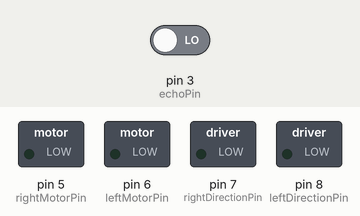
Bench run of a sketch on a simulated Arduino Uno, built with avr-gcc and run on an emulated ATmega328P. Shown: switched loads named in the sketch (green lamp = pin HIGH). Inputs (shaded band) come from the test bench; at power-on: pin 3 (echoPin) LOW. Pins used as bus, display or sensor lines are not drawn; what the sketch prints to the serial monitor is not drawn.

Above: at 0.1 s.
At 1.1 s:
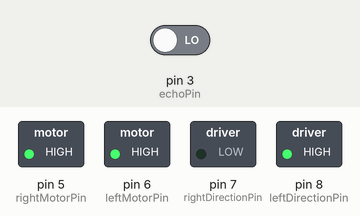
Timing chart, 0 to 2.6 s (numbered marks = the images above):
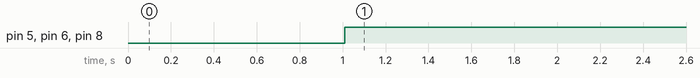

The sketch:

test1.ino
```cpp
//Pins from the Ultrasonic Sensor
int triggerPin = 2; //triggering on pin 2
int echoPin = 3;    //echo on pin 3

//Pins for the shield
int lightPin = A0;
int thermoPin = A1;
int rightMotorPin = 5;
int leftMotorPin = 6;
int rightDirectionPin = 7;
int leftDirectionPin = 8;
int leftspeed = 255; //255 is maximum speed
int rightspeed = 255;


void setup() {
   Serial.begin(9600);

  pinMode(triggerPin, OUTPUT); //defining pins
  pinMode(echoPin, INPUT);

  //Shield Code
  pinMode(lightPin, INPUT);
  pinMode(thermoPin, INPUT);
  pinMode(rightMotorPin, OUTPUT);
  pinMode(leftMotorPin, OUTPUT);
  pinMode(rightDirectionPin, OUTPUT);
  pinMode(leftDirectionPin, OUTPUT);

}

void loop() {
  //Ultrasonic Sensor Code
  int duration, distance;    //Adding duration and distance

  digitalWrite(triggerPin, HIGH); //triggering the wave(like blinking an LED)
  delay(10);
  digitalWrite(triggerPin, LOW);

  duration = pulseIn(echoPin, HIGH); //a special function for listening and waiting for the wave
  distance = (duration/2) / 29.1; //transforming the number to cm(if you want inches, you have to change the 29.1 with a suitable number

  //Rover Shield

  if(distance < 10){
    left (leftspeed,rightspeed);
    delay(2500); // how ever many milliseconds it takes to turn 90 degrees
    }
  else{
    forward (leftspeed, rightspeed);
  }

 // forward (leftspeed, rightspeed); //Go Forward
 // delay(2500);
//  left (leftspeed, rightspeed); // Turn Left
//  delay(2500);
//  reverse (leftspeed, rightspeed); // Go Backward
//  delay(2500);
//  right (leftspeed, rightspeed); // Turn Right
//  delay(2500);
//  stop(); // Full Stop
//  delay(2500);

  Serial.print(distance);    //printing the numbers
  Serial.print("cm");       //and the unit
  Serial.println(" ");      //just printing to a new line

}


//METHODS FOR TRAVELING
void stop(void) //Stop
{
  digitalWrite(leftMotorPin, LOW);
  digitalWrite(rightMotorPin, LOW);
}

void forward(char a, char b)
{
  analogWrite (leftMotorPin, a);
  digitalWrite(leftDirectionPin, LOW);
  analogWrite (rightMotorPin, b);
  digitalWrite(rightDirectionPin, LOW);
}

void reverse (char a, char b)
{
  analogWrite (leftMotorPin, a);
  digitalWrite(leftDirectionPin, HIGH);
  analogWrite (rightMotorPin, b);
  digitalWrite(rightDirectionPin, HIGH);
}

void left (char a, char b)
{
  analogWrite (leftMotorPin, a);
  digitalWrite(leftDirectionPin, HIGH);
  analogWrite (rightMotorPin, b);
  digitalWrite(rightDirectionPin, LOW);
}

void right (char a, char b)
{
  analogWrite (leftMotorPin, a);
  digitalWrite(leftDirectionPin, LOW);
  analogWrite (rightMotorPin, b);
  digitalWrite(rightDirectionPin, HIGH);
}
```

Measured:
- by itself, pin 5 (rightMotorPin), pin 6 (leftMotorPin), pin 8 (leftDirectionPin): LOW → HIGH at 1.0 s
